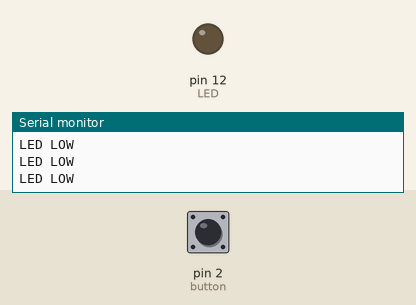
This sketch was run on a simulated Arduino Uno, built with avr-gcc and run on an emulated ATmega328P. Parts: output pins drawn as LEDs (lit = HIGH), the last lines printed to the serial monitor. Dashed ring = blinking. The inputs (shaded band) are chosen by the test bench; at power-on: pin 2 (button) LOW.

Above: at 1.2 s.
1.3 s: pin 2 (button) pulled HIGH for 0.15 s
At 1.39 s:
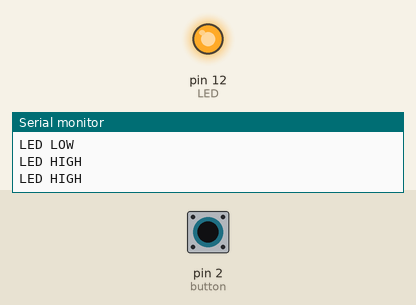
2.9 s: pin 2 (button) pulled HIGH for 0.15 s
At 3.9 s:
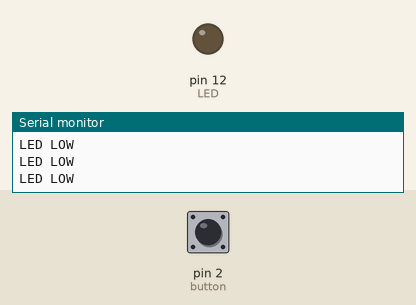
6.0 s: pin 2 (button) pulled HIGH for 1 s
At 6.8 s:
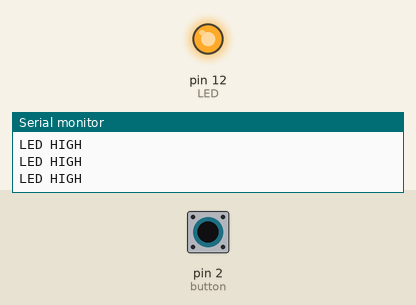
10.0 s: pin 2 (button) pulled HIGH for 3.2 s
At 13.6 s:
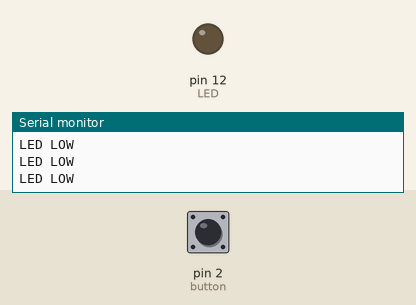
14.7 s: pin 2 (button) pulsed HIGH 2 times (0.12 s each, 0.3 s apart)
At 14.77 s:
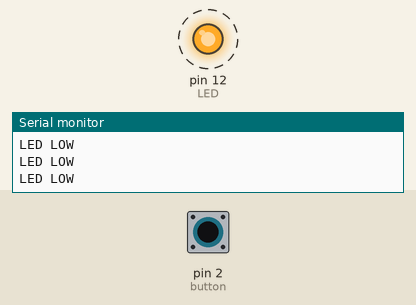
18.3 s: pin 2 (button) pulsed HIGH 2 times (0.12 s each, 0.3 s apart)
At 19.6 s:
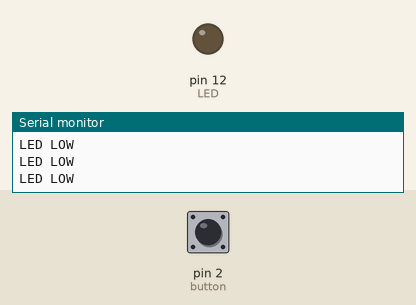
Timing chart, 0 to 21.3 s (numbered marks = the images above; inputs shaded):
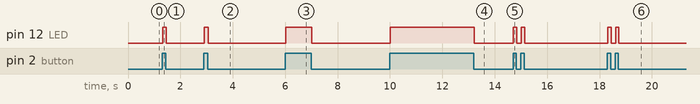

Measured:
- after the input at 1.3 s, pin 12 (LED): LOW → HIGH at once, → LOW 0.14 s later
- after the input at 2.9 s, pin 12 (LED): LOW → HIGH at once, → LOW 0.14 s later
- after the input at 6.0 s, pin 12 (LED): LOW → HIGH at once, → LOW 1.0 s later
- after the input at 10.0 s, pin 12 (LED): LOW → HIGH at once, → LOW 3.2 s later
- after the input at 14.7 s, pin 12 (LED): alternates HIGH for 0.12 s and LOW for 0.18 s, 4 changes in all, then stays LOW, starting at once
- after the input at 18.3 s, pin 12 (LED): alternates HIGH for 0.12 s and LOW for 0.18 s, 4 changes in all, then stays LOW, starting at once

The sketch:

push_button_led.ino
```cpp
int button=2;

int LED=12;

int State;


void setup()

{

  pinMode(button,INPUT);

  pinMode(LED,OUTPUT);

  Serial.begin(9600);

}

void loop()

{

  int State = digitalRead(button);

  if (State == HIGH){
    Serial.println("LED HIGH");

    digitalWrite(LED,HIGH);

  }

  else{

    Serial.println("LED LOW");

    digitalWrite(LED,LOW);

  }

}
```
